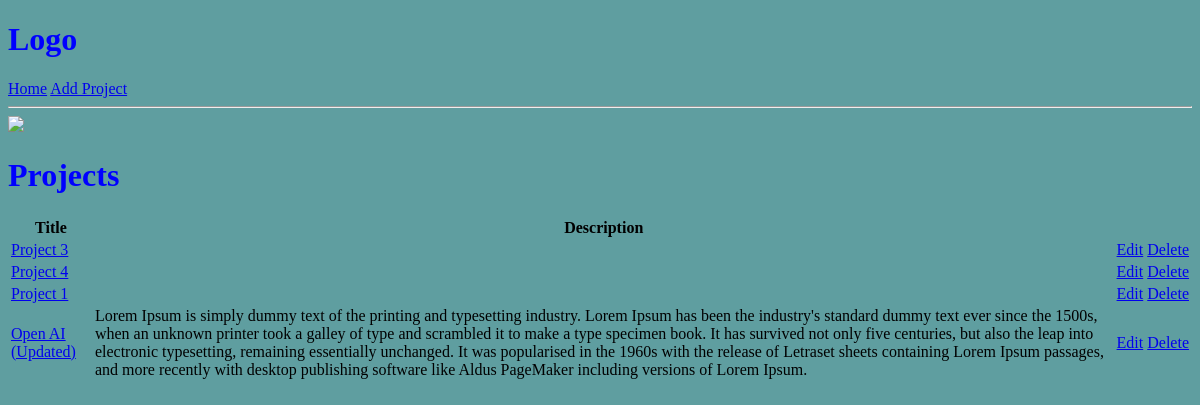
Before: / with the older database file.
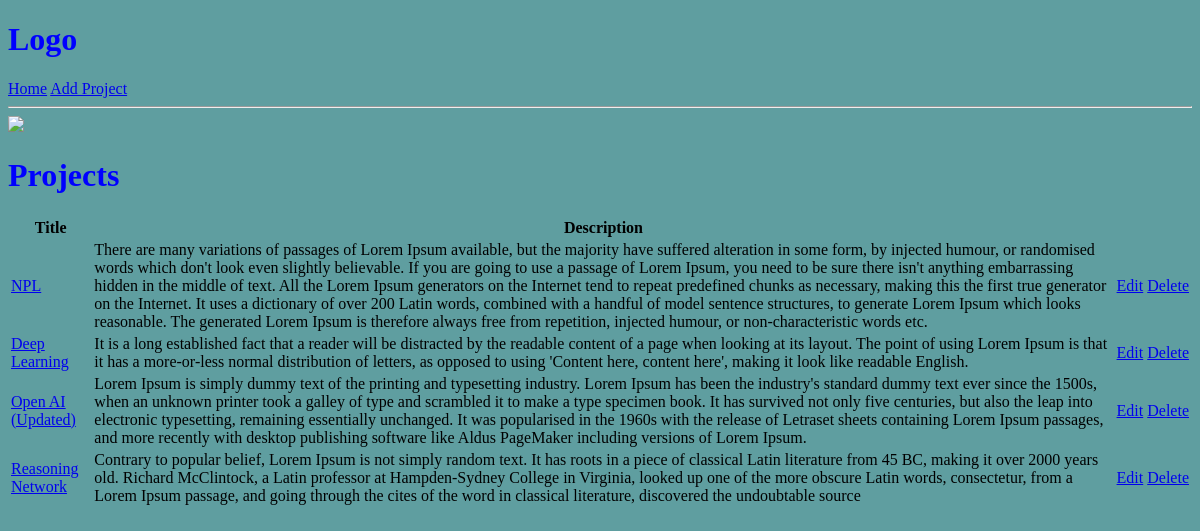
After: the same page with the newer database file.
### projects/models.py (models this page shows, shortened)
class Project(models.Model):
    title = models.CharField(max_length=200)
    description = models.TextField(null=True, blank=True)
    featured_image = models.ImageField(
        null=True, blank=True)
    demo_link = models.CharField(max_length=1000, null=True, blank=True)
    src_link = models.CharField(max_length=1000, null=True, blank=True)
    vote_total = models.IntegerField(default=0)
    vote_ratio = models.IntegerField(default=0)
    tags = models.ManyToManyField('Tag', blank=True)   # a string 'Tag' to avoid in-order-code error
    created = models.DateTimeField(auto_now_add=True)
    id = models.UUIDField(default=uuid.uuid4, unique=True,
                          primary_key=True, editable=False)

### projects/views.py (the view)
# urls.py: path('', include('projects.urls'))
def projects(request):
    proj = Project.objects.all()
    context = {'projects': proj}
    return render(request, 'projects.html', context)

### projects/templates/projects/projects.html
<!DOCTYPE html>
{% extends 'main.html' %}
{% load static %}}
{% block content %}
<img style="width: 400px;" src="{% static 'images/techart-1.jpg' %}" />
<h1>Projects</h1>
<table>
    <thead>
        <tr>
            <th>Title</th>
            <th>Description</th>
        </tr>
    </thead>
    <tbody>
        {% for project in projects %}
        <tr>
            <td><a href="{% url 'project' project.id %}">{{ project.title }}</a></td>
            <td>{{ project.description }}</td>
            <td><a href="{% url 'update-project' project.id %}">Edit</a></td>
            <td><a href="{% url 'delete-project' project.id %}">Delete</a></td>
        </tr>
        {% endfor %}
    </tbody>
</table>
{% endblock content %}

Changed rows visible on the page:
removed Project: title "Project 4"
changed Project: title "Project 3" → "NPL"; description (not shown) → "There are many variations of passages of Lorem Ipsum available, but the majority have suffered alteration in some form, by injected humour, or randomised words which don't look even slightly believable. If you are going to use a passage of Lorem Ipsum, you need to be sure there isn't anything embarrassing hidden in the middle of text. All the Lorem Ipsum generators on the Internet tend to repeat predefined chunks as necessary, making this the first true generator on the Internet. It uses a dictionary of over 200 Latin words, combined with a handful of model sentence structures, to generate Lorem Ipsum which looks reasonable. The generated Lorem Ipsum is therefore always free from…"
changed Project: title "Project 1" → "Deep Learning"; description (not shown) → "It is a long established fact that a reader will be distracted by the readable content of a page when looking at its layout. The point of using Lorem Ipsum is that it has a more-or-less normal distribution of letters, as opposed to using 'Content here, content here', making it look like readable English."
added Project: title "Reasoning Network", description "Contrary to popular belief, Lorem Ipsum is not simply random text. It has roots in a piece of classical Latin literature from 45 BC, making it over 2000 years old. Richard McClintock, a Latin professor at Hampden-Sydney College in Virginia, looked up one of the more obscure Latin words, consectetur, from a Lorem Ipsum passage, and going through the cites of the word in classical literature, discovered the undoubtable source"
